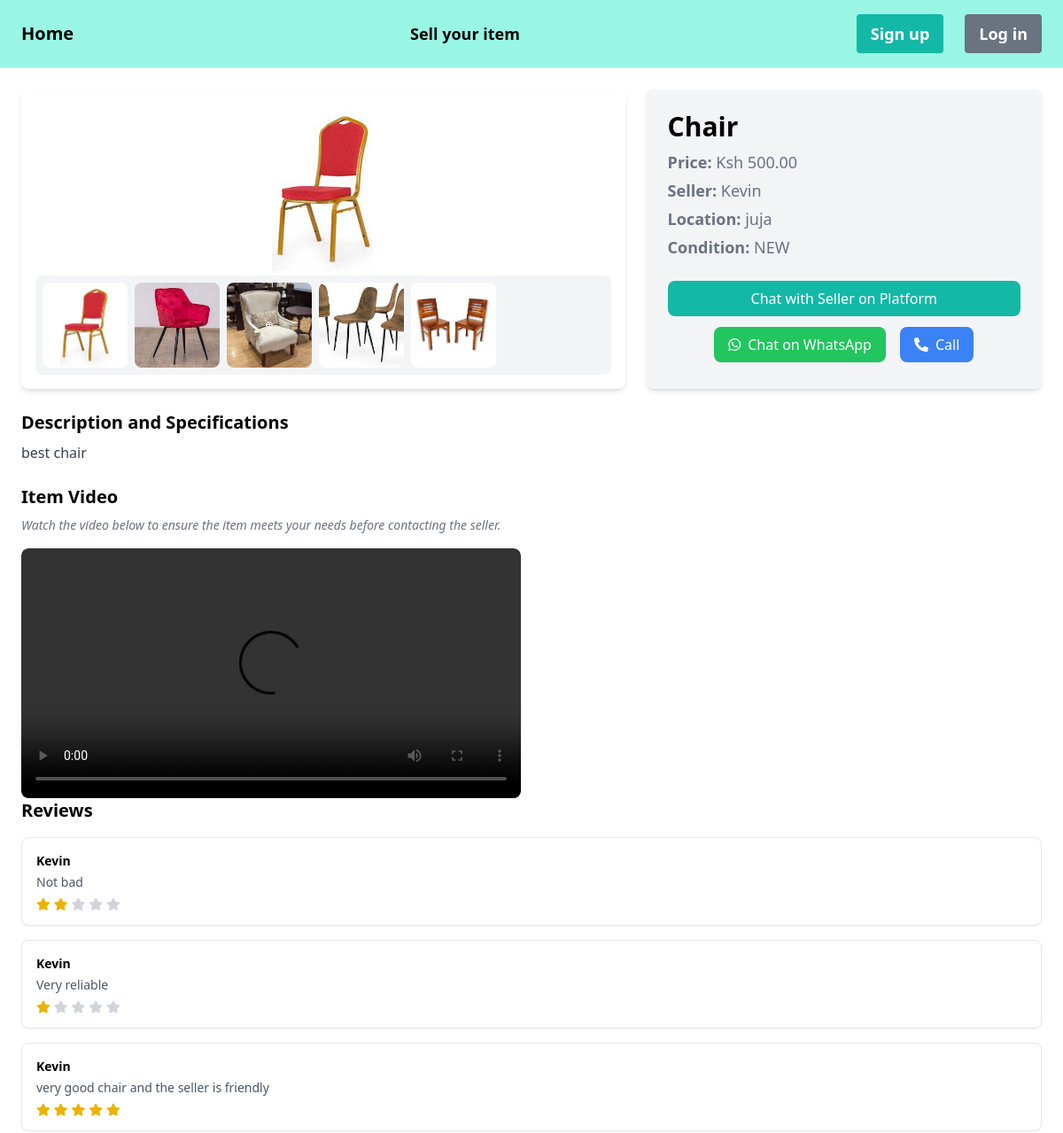
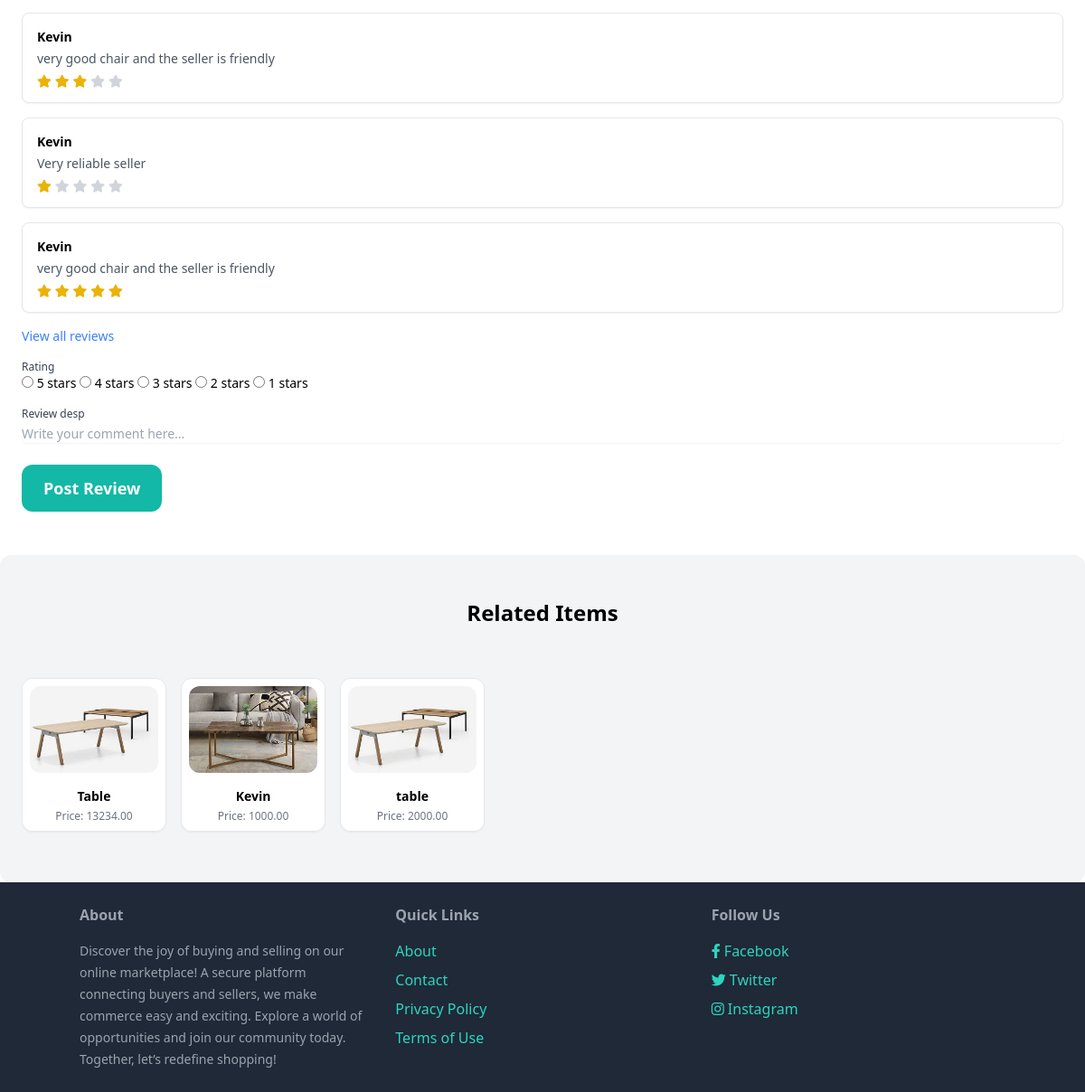
Screenshot of /items/3/ with the database file from the repository (2 pictures, top to bottom).
### item/models.py (models this page shows, shortened)
class Item(models.Model):
    CONDITION_CHOICES = [
        ('NEW', 'New'),
        ('USED', 'Second Hand/Used'),
    ]
    category = models.ForeignKey(Category, related_name='items', on_delete=models.CASCADE)
    subcategory = models.ForeignKey(Subcategory, on_delete=models.CASCADE, related_name='items', blank=True, null=True)
    name = models.CharField(max_length=255)
    description = models.TextField(blank=True, null=True)
    price = models.DecimalField(max_digits=10, decimal_places=2)
    condition = models.CharField(max_length=4, choices=CONDITION_CHOICES, default='NEW')
    image = models.ImageField(upload_to='item_images', blank=True, null=True)
    image1 = models.ImageField(upload_to='item_images', blank=True, null=True)
    image2 = models.ImageField(upload_to='item_images', blank=True, null=True)
    image3 = models.ImageField(upload_to='item_images', blank=True, null=True)
    image4 = models.ImageField(upload_to='item_images', blank=True, null=True)
    is_sold = models.BooleanField(default=False)
    featured = models.BooleanField(default=False)
    created_by = models.ForeignKey(User, related_name='items', on_delete=models.CASCADE)
    whatsapp_number = models.CharField(max_length=15, blank=True, null=True)
    created_at = models.DateTimeField(auto_now_add=True)
    video = models.FileField(upload_to='item_video', blank=True, null=True)
    location = models.CharField(max_length=50, blank=True, null=True)

class Review(models.Model):
    item = models.ForeignKey(Item, on_delete=models.CASCADE, related_name='reviews')
    user = models.ForeignKey(User, on_delete=models.PROTECT)
    rating = models.IntegerField()
    review_desp = models.CharField(max_length=100)
    time = models.DateTimeField(auto_now_add=True)

### item/views.py (the view)
# urls.py: path('<int:pk>/', views.detail, name='detail'),
def detail(request, pk):
    item = get_object_or_404(Item, pk=pk)
    related_items = Item.objects.filter(category=item.category, is_sold=False).exclude(pk=pk)[0:3]
    reviews = Review.objects.filter(item=item).order_by('-time')[:6]
    review_count = reviews.count()
    stars = range(1, 6)
    if request.method == 'POST':
        form = ReviewForm(request.POST)
        if form.is_valid():
            review = form.save(commit=False)
            review.item = item
            review.user = request.user
            review.save()
            return redirect('item:detail', pk=pk)
    else:
        form = ReviewForm()
    return render(request, 'item/detail.html', {
        'item': item,
        'related_items': related_items,
        'reviews': reviews,
        'form': form,
        'stars': stars,
        'review_count': review_count,
    })

### item/forms.py
class ReviewForm(forms.ModelForm):
    RATING_CHOICES = [(i, str(i)) for i in range(1, 6)]  # Choices from 1 to 5
    rating = forms.ChoiceField(choices=RATING_CHOICES, widget=forms.RadioSelect(attrs={'class': 'form-control'}))
    class Meta:
        model = Review
        fields = ['rating', 'review_desp']
        widgets = {
            'review_desp': forms.Textarea(attrs={'class': 'form-control', 'placeholder': 'Enter review description'}),
        }

### item/templatetags/whatsapp_tags.py (called while the page is built)
@register.filter(name='whatsapp_link')
def whatsapp_link(whatsapp_number):
    return f"https://wa.me/{whatsapp_number}"

### item/templates/item/detail.html (shortened to what this page needs)
{% extends 'core/base.html' %}
{% load whatsapp_tags %}
{% block content %}
<link href="https://cdn.jsdelivr.net/npm/bootstrap-star-rating@4.0.6/css/star-rating.min.css" media="all" rel="stylesheet" type="text/css" />
<link rel="stylesheet" type="text/css" href="https://unpkg.com/starability@2/dist/starability-min.css"/>
<div class="grid grid-cols-1 lg:grid-cols-5 gap-6">
    <div class="lg:col-span-3">
        <div class="bg-white rounded-lg shadow-md p-4">
            <div class="flex justify-center items-center">
                <div class="overflow-hidden">
                    {% if item.image %}
                    <img id="main-image" src="{{ item.image.url }}" class="rounded-xl" alt="{{ item.name }}" style="max-height: 300px; max-width: 100%;">
                    {% else %}
                    <img src="/media/item_images/No-Image.jpg" alt="Placeholder" style="max-height: 300px; max-width: 100%;">
                    {% endif %}
                </div>
            </div>
            <div class="flex space-x-2 overflow-x-auto p-2 bg-gray-100 rounded-lg">
                {% if item.image %}
                <img src="{{ item.image.url }}" class="h-24 w-24 rounded-lg cursor-pointer object-cover" onclick="document.getElementById('main-image').src=this.src;">
                {% endif %}
                {% if item.image1 %}
                <img src="{{ item.image1.url }}" class="h-24 w-24 rounded-lg cursor-pointer object-cover" onclick="document.getElementById('main-image').src=this.src;">
                {% endif %}
                {% if item.image2 %}
                <img src="{{ item.image2.url }}" class="h-24 w-24 rounded-lg cursor-pointer object-cover" onclick="document.getElementById('main-image').src=this.src;">
                {% endif %}
                {% if item.image3 %}
                <img src="{{ item.image3.url }}" class="h-24 w-24 rounded-lg cursor-pointer object-cover" onclick="document.getElementById('main-image').src=this.src;">
                {% endif %}
                {% if item.image4 %}
                <img src="{{ item.image4.url }}" class="h-24 w-24 rounded-lg cursor-pointer object-cover" onclick="document.getElementById('main-image').src=this.src;">
                {% endif %}
            </div>
        </div>
    </div>
    <div class="lg:col-span-2 bg-gray-100 p-6 rounded-lg shadow-md">
        <h1 class="text-3xl font-bold">{{ item.name }}</h1>
        <p class="text-lg text-gray-500 mt-2"><strong>Price:</strong> Ksh {{ item.price }}</p>
        <p class="text-lg text-gray-500 mt-1"><strong>Seller:</strong> {{ item.created_by.username }}</p>
        <p class="text-lg text-gray-500 mt-1"><strong>Location:</strong> {{ item.location }}</p>
        {% if item.condition %}
        <p class="text-lg text-gray-500 mt-1"><strong>Condition:</strong> {{ item.condition }}</p>
        {% endif %}
        {% if request.user == item.created_by %}
        <div class="mt-6 bg-white p-4 rounded-lg">
            <p class="text-gray-700">This is your item!</p>
            <a href="{% url 'item:edit' item.id %}" class="mt-4 block px-6 py-2 text-center bg-teal-500 text-white rounded-lg">Edit</a>
            <a href="{% url 'item:delete' item.id %}" class="mt-2 block px-6 py-2 text-center bg-red-500 text-white rounded-lg">Delete</a>
        </div>
        {% else %}
        <div class="mt-6 space-y-3">
            <a href="{% url 'conversation:new' item.id %}" class="block px-6 py-2 bg-teal-500 text-white rounded-lg text-center hover:bg-teal-600">
                Chat with Seller on Platform
            </a>
            <div class="flex justify-center space-x-4 mt-3">
                {% if item.whatsapp_number %}
                <a href="{{ item.whatsapp_number|whatsapp_link }}" class="flex items-center px-4 py-2 bg-green-500 text-white rounded-lg hover:bg-green-600" target="_blank">
                    <i class="fab fa-whatsapp mr-2"></i> Chat on WhatsApp
                </a>
                {% endif %}
                {% if item.whatsapp_number %}
                <a href="tel:{{ item.whatsapp_number }}" class="flex items-center px-4 py-2 bg-blue-500 text-white rounded-lg hover:bg-blue-600">
                    <i class="fas fa-phone-alt mr-2"></i> Call {{ whatsapp_number}}
                </a>
                {% endif %}
            </div>
        </div>
        {% endif %}
    </div>
</div>
<div class="grid grid-cols-1 lg:grid-cols-2 gap-6 mt-6">
    <div>
        {% if item.description %}
        <h2 class="text-xl font-bold mb-2">Description and Specifications</h2>
        <p class="text-gray-700">{{ item.description }}</p>
        {% endif %}
        <h2 class="text-xl font-bold mt-6 mb-2">Item Video</h2>
        <p class="text-gray-500 text-sm italic mb-4">
            Watch the video below to ensure the item meets your needs before contacting the seller.
        </p>
        {% if item.video %}
        <div class="rounded-lg overflow-hidden">
            <video class="w-full h-auto rounded-lg" controls>
                <source src="{{ item.video.url }}" type="video/mp4">
            </video>
        </div>
        {% else %}
        <img src="/media/item_images/No-video.jpg" alt="Placeholder" class="h-64 w-full object-cover rounded-lg">
        {% endif %}
    </div>
</div>
    <div class="text-sm space-y-4">
        <h2 class="text-xl font-bold mb-2">Reviews</h2>
        <div class="space-y-4">
            {% for review in reviews %}
            <div class="p-4 border rounded-lg shadow-sm bg-white">
                <h3 class="text-md font-semibold">{{ review.user.username }}</h3>
                <p class="mt-1 text-gray-600">{{ review.review_desp }}</p>
                <div class="mt-2 flex space-x-1">
                    {% for star in stars %}
                        {% if review.rating >= star %}
                        <i class="fas fa-star text-yellow-500"></i>
                        {% else %}
                        <i class="fas fa-star text-gray-300"></i>
                        {% endif %}
                    {% endfor %}
                </div>
            </div>
            {% endfor %}
        </div>
        <a href="{% url 'item:all_reviews' item.pk %}" class="mt-4 inline-block text-blue-500">View all reviews</a>
        <form method="post" action="{% url 'item:detail' item.id %}" class="mt-4">
            <div class="space-y-4">
                {% for field in form %}
                <div>
                    <label class="block text-xs font-medium text-gray-700" for="{{ field.id_for_label }}">{{ field.label }}</label>
                    {% if field.name == "rating" %}
                    <div class="starability-growRotate">
                        {% for choice in field.field.choices reversed %}
                        <input type="radio" id="star{{ choice.0 }}" name="{{ field.html_name }}" value="{{ choice.0 }}" {% if field.value == choice.0|stringformat:"s" %}checked{% endif %}>
                        <label for="star{{ choice.0 }}">{{ choice.1 }} stars</label>
                        {% endfor %}
                    </div>
                    {% else %}
                    <input type="{{ field.field.widget.input_type }}" name="{{ field.html_name }}" id="{{ field.auto_id }}" class="mt-1 block w-full rounded-md border-gray-300 shadow-sm focus:border-indigo-300 focus:ring focus:ring-indigo-200 focus:ring-opacity-50" placeholder="Write your comment here...">
                    {% endif %}
                </div>
                {% endfor %}
            </div>
            <input type="submit" value="Post Review" class="mt-6 px-6 py-3 text-lg font-semibold bg-teal-500 text-white rounded-xl">
        </form>
    </div>
</div>
<div class="mt-6 px-6 py-12 bg-gray-100 rounded-xl">
    <h2 class="mb-12 text-2xl text-center font-bold">Related Items</h2>
    <div class="flex space-x-4 overflow-x-auto py-2">
        {% for item in related_items %}
        <div class="flex-shrink-0 w-40 border border-gray-200 rounded-xl overflow-hidden shadow-sm">
            <a href="{% url 'item:detail' item.id %}">
                <div class="p-2 bg-white">
                    {% if item.image %}
                    <img src="{{ item.image.url }}" alt="{{ item.name }}" class="rounded-xl object-cover h-24 w-full">
                    {% else %}
                    <img src="/media/item_images/No-Image.jpg" alt="Placeholder" class="rounded-xl object-cover h-24 w-full">
                    {% endif %}
                </div>
                <div class="p-2 bg-white text-center">
                    <h2 class="text-sm font-semibold">{{ item.name }}</h2>
                    <p class="text-gray-500 text-xs mt-1">Price: {{ item.price }}</p>
                </div>
            </a>
        </div>
        {% endfor %}
    </div>
</div>
{% endblock %}

### rows the page displays
Item: image (picture), image1 (picture), image2 (picture), image3 (picture), image4 (picture), name "Chair", price "500.00", created_by.username "Kevin", location "juja", condition "NEW", description "best chair"
Review: user.username "Kevin", review_desp "Not bad", rating 2 (drawn)
Review: user.username "Kevin", review_desp "Very reliable", rating 1 (drawn)
Review: user.username "Kevin", review_desp "very good chair and the seller is friendly", rating 5 (drawn)
Review: user.username "Kevin", review_desp "very good chair and the seller is friendly", rating 3 (drawn)
Review: user.username "Kevin", review_desp "Very reliable seller", rating 1 (drawn)
Review: user.username "Kevin", review_desp "very good chair and the seller is friendly", rating 5 (drawn)
Item: image (picture), name "Table", price "13234.00"
Item: image (picture), name "Kevin", price "1000.00"
Item: image (picture), name "table", price "2000.00"

### other values shown
{{ field.label }} "Rating" "Review desp"
{{ choice.1 }} "5" "4" "3" "2" "1"
